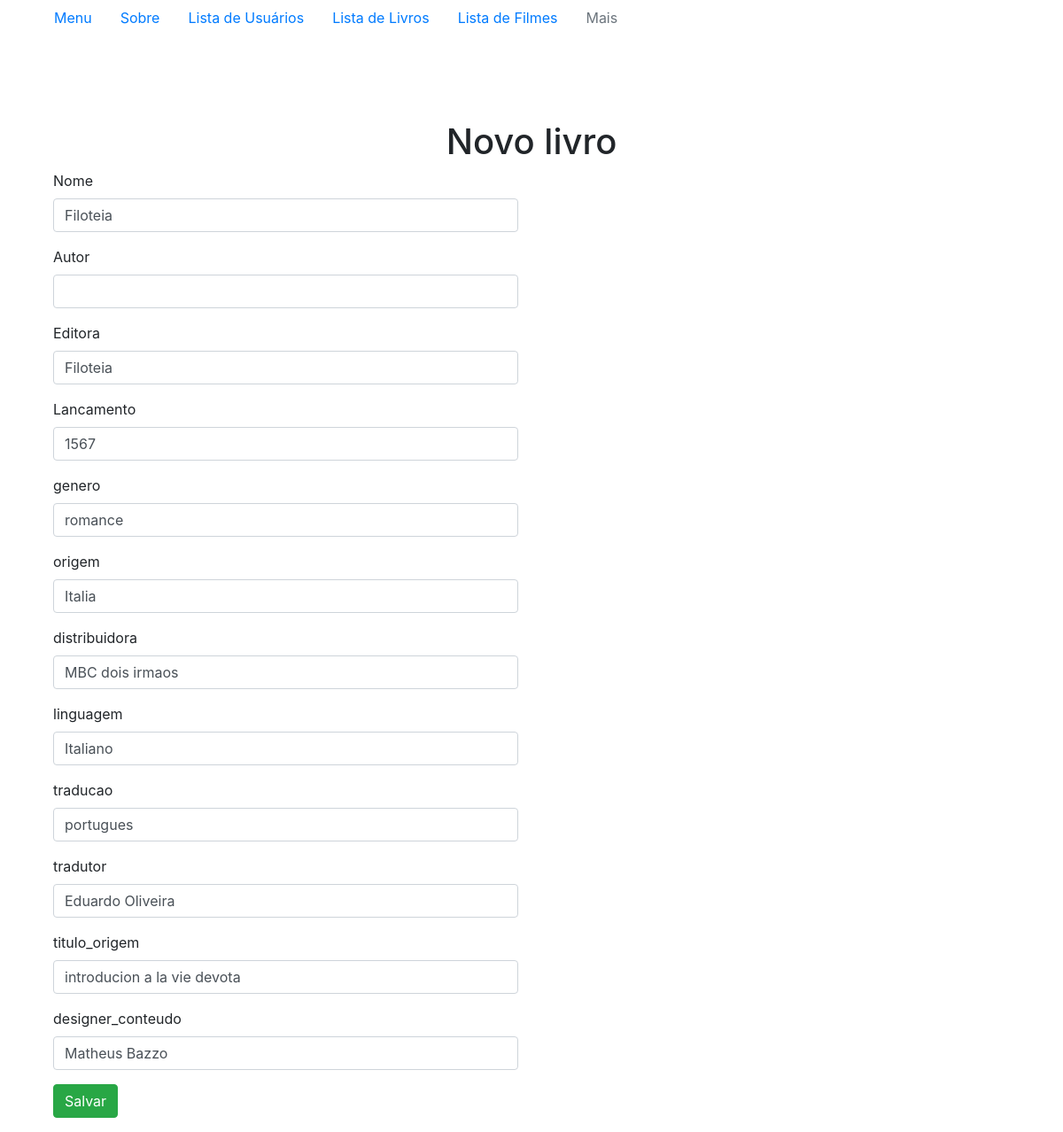
The page /livro/editar/1 on the database its author committed.
### tables this page shows
CREATE TABLE `livros` (
  `id` int(11) NOT NULL,
  `nome` varchar(100) NOT NULL,
  `autor` varchar(100) NOT NULL,
  `editora` varchar(100) NOT NULL,
  `lancamento` varchar(20) NOT NULL,
  `genero` varchar(100) NOT NULL,
  `origem` varchar(100) NOT NULL,
  `distrubuidora` varchar(100) NOT NULL,
  `linguagem` varchar(100) NOT NULL,
  `traducao` varchar(100) NOT NULL,
  `tradutor` varchar(100) NOT NULL,
  `titulo_origem` varchar(100) NOT NULL,
  `designer_conteudo` varchar(100) NOT NULL,
  `criado` timestamp NOT NULL DEFAULT current_timestamp(),
  `editado` timestamp NOT NULL DEFAULT current_timestamp()
);

### application/controllers/Livro.php (called while the page is built, shortened)
<?php
class Livro extends CI_Controller {
	public function editar($id = null)
	{
		if ($id) {
			$this->load->model('livro_model');
			$dados = $this->livro_model->get($id);
			if ($dados->num_rows() > 0 ) {
				$valores['id'] = $dados->row()->id;
				$valores['nome'] = $dados->row()->nome;
				$valores['editora'] = $dados->row()->editora;
				$valores['lancamento'] = $dados->row()->lancamento;
				$valores['genero'] = $dados->row()->genero;
				$valores['origem'] = $dados->row()->origem;
				$valores['distrubuidora'] = $dados->row()->distrubuidora;
				$valores['linguagem'] = $dados->row()->linguagem;
				$valores['traducao'] = $dados->row()->traducao;
				$valores['tradutor'] = $dados->row()->tradutor;
				$valores['titulo_origem'] = $dados->row()->titulo_origem;
				$valores['designer_conteudo'] = $dados->row()->designer_conteudo;
			}
			$this->load->view('menu');
			$this->load->view('livro/novoLivro', $valores);
		}
		else {
			echo "livro não localizado";
		}
	}
}

### index.php (called while the page is built, shortened)
<?php
require_once BASEPATH.'core/CodeIgniter.php';

### application/models/Livro_model.php (called while the page is built, shortened)
<?php
    class livro_model extends CI_Model {
        public function get($id = null) {
            if ($id) {
                $this->db->where('id', $id);
            }
            $this->db->order_by("nome");
            return $this->db->get('livros');
        }
    }
?>

### application/views/livro/novoLivro.php (the view, shortened to what this page needs)
?><!DOCTYPE html>
<html lang="en">
<head>
</head>
<body>
    <div class="container">
        <h1 class="text-center">Novo livro</h1>
        <div class="col-md-6">
            <?= form_open('livro/gravar'); ?>
                <div class="form-group">
                    <label for="nome">Nome </label><span class="erro"><?php echo form_error('nome') ? : ''; ?></span>
                    <input type="text" name="nome" id="nome" value="<?= set_value('nome') ? : (isset($nome) ? $nome : ''); ?>" class="form-control" autofocus/>
                </div>
                <div class="form-group">
                    <label for="autor">Autor </label><span class="erro"><?php echo form_error('autor') ? : ''; ?></span>
                    <input type="text" name="autor" id="autor" value="<?= set_value('autor') ? : (isset($autor) ? $autor : ''); ?>" class="form-control"/>
                </div>
                <div class="form-group">
                    <label for="editora">Editora </label><span class="erro"><?php echo form_error('editora') ? : ''; ?></span>
                    <input type="text" name="editora" id="editora" value="<?= set_value('editora') ? : (isset($nome) ? $nome : ''); ?>" class="form-control"/>
                </div>
                <div class="form-group">
                    <label for="lancamento">Lancamento </label><span class="erro"><?php echo form_error('lancamento') ? : ''; ?></span>
                    <input type="text" name="lancamento" id="lancamento" value="<?= set_value('lancamento') ? : (isset($lancamento) ? $lancamento : ''); ?>" class="form-control"/>
                </div>
                <div class="form-group">
                    <label for="genero">genero </label><span class="erro"><?php echo form_error('genero') ? : ''; ?></span>
                    <input type="text" name="genero" id="genero" value="<?= set_value('genero') ? : (isset($genero) ? $genero : ''); ?>" class="form-control"/>
                </div>
                <div class="form-group">
                    <label for="origem">origem </label><span class="erro"><?php echo form_error('origem') ? : ''; ?></span>
                    <input type="text" name="origem" id="origem" value="<?= set_value('origem') ? : (isset($origem) ? $origem : ''); ?>" class="form-control"/>
                </div>
                <div class="form-group">
                    <label for="distrubuidora">distribuidora </label><span class="erro"><?php echo form_error('distrubuidora') ? : ''; ?></span>
                    <input type="text" name="distrubuidora" id="distrubuidora" value="<?= set_value('distrubuidora') ? : (isset($distrubuidora) ? $distrubuidora : ''); ?>" class="form-control"/>
                </div>
                <div class="form-group">
                    <label for="linguagem">linguagem </label><span class="erro"><?php echo form_error('linguagem') ? : ''; ?></span>
                    <input type="text" name="linguagem" id="linguagem" value="<?= set_value('linguagem') ? : (isset($linguagem) ? $linguagem : ''); ?>" class="form-control"/>
                </div>
                <div class="form-group">
                    <label for="traducao">traducao </label><span class="erro"><?php echo form_error('traducao') ? : ''; ?></span>
                    <input type="text" name="traducao" id="traducao" value="<?= set_value('traducao') ? : (isset($traducao) ? $traducao : ''); ?>" class="form-control"/>
                </div>
                <div class="form-group">
                    <label for="tradutor">tradutor </label><span class="erro"><?php echo form_error('tradutor') ? : ''; ?></span>
                    <input type="text" name="tradutor" id="tradutor" value="<?= set_value('tradutor') ? : (isset($tradutor) ? $tradutor : ''); ?>" class="form-control"/>
                </div>
                <div class="form-group">
                    <label for="titulo_origem">titulo_origem </label><span class="erro"><?php echo form_error('titulo_origem') ? : ''; ?></span>
                    <input type="text" name="titulo_origem" id="titulo_origem" value="<?= set_value('titulo_origem') ? : (isset($titulo_origem) ? $titulo_origem : ''); ?>" class="form-control"/>
                </div>
                <div class="form-group">
                    <label for="designer_conteudo">designer_conteudo </label><span class="erro"><?php echo form_error('designer_conteudo') ? : ''; ?></span>
                    <input type="text" name="designer_conteudo" id="designer_conteudo" value="<?= set_value('designer_conteudo') ? : (isset($designer_conteudo) ? $designer_conteudo : ''); ?>" class="form-control"/>
                </div>
                <div class="form-group">
                    <input type="submit"  value="Salvar" class="btn btn-success"/>
                </div>
            <?= form_close(); ?>
        </div>
    </div>
</body>
</html>

### rows shown on the page
livros: nome "Filoteia", editora "Filoteia", lancamento "1567", genero "romance", origem "Italia", distrubuidora "MBC dois irmaos", linguagem "Italiano", traducao "portugues", tradutor "Eduardo Oliveira", titulo_origem "introducion a la vie devota", designer_conteudo "Matheus Bazzo"
